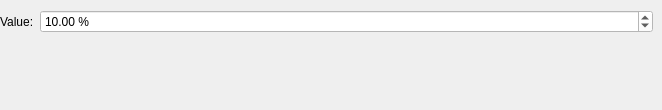
                 <widget class="QWidget" name="pageDutyConst">
                  <widget class="QWidget" name="formLayoutWidget_6">
                   <property name="geometry">
                    <rect>
                     <x>0</x>
                     <y>10</y>
                     <width>653</width>
                     <height>91</height>
                    </rect>
                   </property>
                   <layout class="QFormLayout" name="formDutyConst">
                    <item row="0" column="0">
                     <widget class="QLabel" name="ValDuty">
                      <property name="text">
                       <string>Value:</string>
                      </property>
                     </widget>
                    </item>
                    <item row="0" column="1">
                     <widget class="QDoubleSpinBox" name="spnDutyVal">
                      <property name="palette">
                       <palette>
                        <active>
                         <colorrole role="WindowText">
                          <brush brushstyle="SolidPattern">
                           <color alpha="255">
                            <red>0</red>
                            <green>0</green>
                            <blue>0</blue>
                           </color>
                          </brush>
                         </colorrole>
                         <colorrole role="Button">
                          <brush brushstyle="SolidPattern">
                           <color alpha="255">
                            <red>255</red>
                            <green>255</green>
                            <blue>255</blue>
                           </color>
                          </brush>
                         </colorrole>
                         <colorrole role="Light">
                          <brush brushstyle="SolidPattern">
                           <color alpha="255">
                            <red>255</red>
                            <green>255</green>
                            <blue>255</blue>
                           </color>
                          </brush>
                         </colorrole>
                         <colorrole role="Midlight">
                          <brush brushstyle="SolidPattern">
                           <color alpha="255">
                            <red>255</red>
                            <green>255</green>
                            <blue>255</blue>
                           </color>
                          </brush>
                         </colorrole>
                         <colorrole role="Dark">
                          <brush brushstyle="SolidPattern">
                           <color alpha="255">
                            <red>127</red>
                            <green>127</green>
                            <blue>127</blue>
                           </color>
                          </brush>
                         </colorrole>
                         <colorrole role="Mid">
                          <brush brushstyle="SolidPattern">
                           <color alpha="255">
                            <red>170</red>
                            <green>170</green>
                            <blue>170</blue>
                           </color>
                          </brush>
                         </colorrole>
                         <colorrole role="Text">
                          <brush brushstyle="SolidPattern">
                           <color alpha="255">
                            <red>0</red>
                            <green>0</green>
                            <blue>0</blue>
                           </color>
                          </brush>
                         </colorrole>
                         <colorrole role="BrightText">
                          <brush brushstyle="SolidPattern">
                           <color alpha="255">
                            <red>255</red>
                            <green>255</green>
                            <blue>255</blue>
                           </color>
                          </brush>
                         </colorrole>
                         <colorrole role="ButtonText">
                          <brush brushstyle="SolidPattern">
                           <color alpha="255">
                            <red>0</red>
                            <green>0</green>
                            <blue>0</blue>
                           </color>
                          </brush>
                         </colorrole>
                         <colorrole role="Base">
                          <brush brushstyle="SolidPattern">
                           <color alpha="255">
                            <red>255</red>
                            <green>255</green>
                            <blue>255</blue>
                           </color>
                          </brush>
                         </colorrole>
                         <colorrole role="Window">
                          <brush brushstyle="SolidPattern">
                           <color alpha="255">
                            <red>255</red>
                            <green>255</green>
                            <blue>255</blue>
                           </color>
                          </brush>
                         </colorrole>
                         <colorrole role="Shadow">
                          <brush brushstyle="SolidPattern">
                           <color alpha="255">
                            <red>0</red>
                            <green>0</green>
                            <blue>0</blue>
                           </color>
                          </brush>
                         </colorrole>
                         <colorrole role="AlternateBase">
                          <brush brushstyle="SolidPattern">
                           <color alpha="255">
                            <red>255</red>
                            <green>255</green>
                            <blue>255</blue>
                           </color>
                          </brush>
                         </colorrole>
                         <colorrole role="ToolTipBase">
                          <brush brushstyle="SolidPattern">
                           <color alpha="255">
                            <red>255</red>
                            <green>255</green>
                            <blue>220</blue>
                           </color>
                          </brush>
                         </colorrole>
                         <colorrole role="ToolTipText">
                          <brush brushstyle="SolidPattern">
                           <color alpha="255">
                            <red>0</red>
                            <green>0</green>
                            <blue>0</blue>
                           </color>
                          </brush>
                         </colorrole>
                         <colorrole role="PlaceholderText">
                          <brush brushstyle="SolidPattern">
                           <color alpha="127">
                            <red>0</red>
                            <green>0</green>
                            <blue>0</blue>
                           </color>
                          </brush>
                         </colorrole>
                         <colorrole role="Accent">
                          <brush brushstyle="SolidPattern">
                           <color alpha="255">
                            <red>255</red>
                            <green>255</green>
                            <blue>255</blue>
                           </color>
                          </brush>
                         </colorrole>
                        </active>
                        <inactive>
                         <colorrole role="WindowText">
                          <brush brushstyle="SolidPattern">
                           <color alpha="255">
                            <red>0</red>
                            <green>0</green>
                            <blue>0</blue>
                           </color>
                          </brush>
                         </colorrole>
                         <colorrole role="Button">
                          <brush brushstyle="SolidPattern">
                           <color alpha="255">
                            <red>255</red>
                            <green>255</green>
                            <blue>255</blue>
                           </color>
                          </brush>
                         </colorrole>
                         <colorrole role="Light">
                          <brush brushstyle="SolidPattern">
                           <color alpha="255">
                            <red>255</red>
                            <green>255</green>
                            <blue>255</blue>
                           </color>
                          </brush>
                         </colorrole>
                         <colorrole role="Midlight">
                          <brush brushstyle="SolidPattern">
                           <color alpha="255">
                            <red>255</red>
                            <green>255</green>
                            <blue>255</blue>
                           </color>
                          </brush>
                         </colorrole>
                         <colorrole role="Dark">
                          <brush brushstyle="SolidPattern">
                           <color alpha="255">
                            <red>127</red>
                            <green>127</green>
                            <blue>127</blue>
                           </color>
                          </brush>
                         </colorrole>
                         <colorrole role="Mid">
                          <brush brushstyle="SolidPattern">
                           <color alpha="255">
                            <red>170</red>
                            <green>170</green>
                            <blue>170</blue>
                           </color>
                          </brush>
                         </colorrole>
                         <colorrole role="Text">
                          <brush brushstyle="SolidPattern">
                           <color alpha="255">
                            <red>0</red>
                            <green>0</green>
                            <blue>0</blue>
                           </color>
                          </brush>
                         </colorrole>
                         <colorrole role="BrightText">
                          <brush brushstyle="SolidPattern">
                           <color alpha="255">
                            <red>255</red>
                            <green>255</green>
                            <blue>255</blue>
                           </color>
                          </brush>
                         </colorrole>
                         <colorrole role="ButtonText">
                          <brush brushstyle="SolidPattern">
                           <color alpha="255">
                            <red>0</red>
                            <green>0</green>
                            <blue>0</blue>
                           </color>
                          </brush>
                         </colorrole>
                         <colorrole role="Base">
                          <brush brushstyle="SolidPattern">
                           <color alpha="255">
                            <red>255</red>
                            <green>255</green>
                            <blue>255</blue>
                           </color>
                          </brush>
                         </colorrole>
                         <colorrole role="Window">
                          <brush brushstyle="SolidPattern">
                           <color alpha="255">
                            <red>255</red>
                            <green>255</green>
                            <blue>255</blue>
                           </color>
                          </brush>
                         </colorrole>
                         <colorrole role="Shadow">
                          <brush brushstyle="SolidPattern">
                           <color alpha="255">
                            <red>0</red>
                            <green>0</green>
                            <blue>0</blue>
                           </color>
                          </brush>
                         </colorrole>
                         <colorrole role="AlternateBase">
                          <brush brushstyle="SolidPattern">
                           <color alpha="255">
                            <red>255</red>
                            <green>255</green>
                            <blue>255</blue>
                           </color>
                          </brush>
                         </colorrole>
                         <colorrole role="ToolTipBase">
                          <brush brushstyle="SolidPattern">
                           <color alpha="255">
                            <red>255</red>
                            <green>255</green>
                            <blue>220</blue>
                           </color>
                          </brush>
                         </colorrole>
                         <colorrole role="ToolTipText">
                          <brush brushstyle="SolidPattern">
                           <color alpha="255">
                            <red>0</red>
                            <green>0</green>
                            <blue>0</blue>
                           </color>
                          </brush>
                         </colorrole>
                         <colorrole role="PlaceholderText">
                          <brush brushstyle="SolidPattern">
                           <color alpha="127">
                            <red>0</red>
                            <green>0</green>
                            <blue>0</blue>
                           </color>
                          </brush>
                         </colorrole>
                         <colorrole role="Accent">
                          <brush brushstyle="SolidPattern">
                           <color alpha="255">
                            <red>255</red>
                            <green>255</green>
                            <blue>255</blue>
                           </color>
                          </brush>
                         </colorrole>
                        </inactive>
                        <disabled>
                         <colorrole role="WindowText">
                          <brush brushstyle="SolidPattern">
                           <color alpha="255">
                            <red>127</red>
                            <green>127</green>
                            <blue>127</blue>
                           </color>
                          </brush>
                         </colorrole>
                         <colorrole role="Button">
                          <brush brushstyle="SolidPattern">
                           <color alpha="255">
                            <red>255</red>
                            <green>255</green>
                            <blue>255</blue>
                           </color>
                          </brush>
                         </colorrole>
                         <colorrole role="Light">
                          <brush brushstyle="SolidPattern">
                           <color alpha="255">
                            <red>255</red>
                            <green>255</green>
                            <blue>255</blue>
                           </color>
                          </brush>
                         </colorrole>
                         <colorrole role="Midlight">
                          <brush brushstyle="SolidPattern">
                           <color alpha="255">
                            <red>255</red>
                            <green>255</green>
                            <blue>255</blue>
                           </color>
                          </brush>
                         </colorrole>
                         <colorrole role="Dark">
                          <brush brushstyle="SolidPattern">
                           <color alpha="255">
                            <red>127</red>
                            <green>127</green>
                            <blue>127</blue>
                           </color>
                          </brush>
                         </colorrole>
                         <colorrole role="Mid">
                          <brush brushstyle="SolidPattern">
                           <color alpha="255">
                            <red>170</red>
                            <green>170</green>
                            <blue>170</blue>
                           </color>
                          </brush>
                         </colorrole>
                         <colorrole role="Text">
                          <brush brushstyle="SolidPattern">
                           <color alpha="255">
                            <red>127</red>
                            <green>127</green>
                            <blue>127</blue>
                           </color>
                          </brush>
                         </colorrole>
                         <colorrole role="BrightText">
                          <brush brushstyle="SolidPattern">
                           <color alpha="255">
                            <red>255</red>
                            <green>255</green>
                            <blue>255</blue>
                           </color>
                          </brush>
                         </colorrole>
                         <colorrole role="ButtonText">
                          <brush brushstyle="SolidPattern">
                           <color alpha="255">
                            <red>127</red>
                            <green>127</green>
                            <blue>127</blue>
                           </color>
                          </brush>
                         </colorrole>
                         <colorrole role="Base">
                          <brush brushstyle="SolidPattern">
                           <color alpha="255">
                            <red>255</red>
                            <green>255</green>
                            <blue>255</blue>
                           </color>
                          </brush>
                         </colorrole>
                         <colorrole role="Window">
                          <brush brushstyle="SolidPattern">
                           <color alpha="255">
                            <red>255</red>
                            <green>255</green>
                            <blue>255</blue>
                           </color>
                          </brush>
                         </colorrole>
                         <colorrole role="Shadow">
                          <brush brushstyle="SolidPattern">
                           <color alpha="255">
                            <red>0</red>
                            <green>0</green>
                            <blue>0</blue>
                           </color>
                          </brush>
                         </colorrole>
                         <colorrole role="AlternateBase">
                          <brush brushstyle="SolidPattern">
                           <color alpha="255">
                            <red>255</red>
                            <green>255</green>
                            <blue>255</blue>
                           </color>
                          </brush>
                         </colorrole>
                         <colorrole role="ToolTipBase">
                          <brush brushstyle="SolidPattern">
                           <color alpha="255">
                            <red>255</red>
                            <green>255</green>
                            <blue>220</blue>
                           </color>
                          </brush>
                         </colorrole>
                         <colorrole role="ToolTipText">
                          <brush brushstyle="SolidPattern">
                           <color alpha="255">
                            <red>0</red>
                            <green>0</green>
                            <blue>0</blue>
                           </color>
                          </brush>
                         </colorrole>
                         <colorrole role="PlaceholderText">
                          <brush brushstyle="SolidPattern">
                           <color alpha="127">
                            <red>127</red>
                            <green>127</green>
                            <blue>127</blue>
                           </color>
                          </brush>
                         </colorrole>
                         <colorrole role="Accent">
                          <brush brushstyle="SolidPattern">
                           <color alpha="255">
                            <red>255</red>
                            <green>255</green>
                            <blue>255</blue>
                           </color>
                          </brush>
                         </colorrole>
                        </disabled>
                       </palette>
                      </property>
                      <property name="suffix">
                       <string> %</string>
                      </property>
                      <property name="maximum">
                       <double>100.000000000000000</double>
                      </property>
                      <property name="singleStep">
                       <double>0.100000000000000</double>
                      </property>
                      <property name="value">
                       <double>10.000000000000000</double>
                      </property>
                     </widget>
                    </item>
                   </layout>
                  </widget>
                 </widget>
